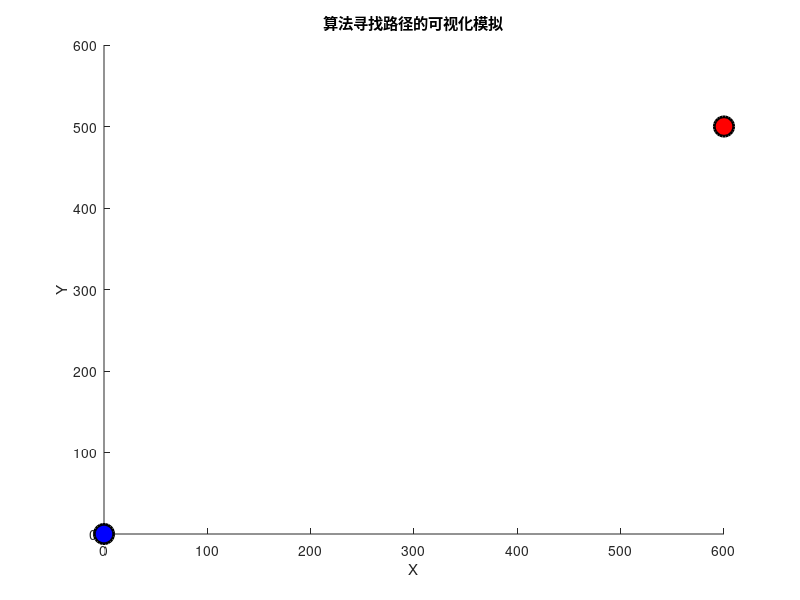

MATLAB code for this plot: (Note: this script raises an error after producing the figure.)
clc;clear all;close all;
%机器人地图或到达空间的边界
x_max = 600;
y_max = 600;
z_max = 600;
% 绘图以查看其收敛方式并为机器人找到最佳路径
figure()
axis([0 x_max 0 y_max 0 z_max])
title('算法寻找路径的可视化模拟')
xlabel('X')
ylabel('Y')
zlabel('Z')
hold on
compare = 40;                                        % 用于限制特定范围内移动的值
Max_num_Nodes = 1600;
q_start.config = [0 0 0];                           % 机器人初始位置
q_start.cost = 0;                                      % 到达节点的成本
q_start.parent = 0;                                  % parent 是它通过的节点
q_goal.config = [600 500 100];                % 目的地
q_goal.cost = 0;                                      % 成本的初始化
nodes(1) = q_start;                                 % 定义第一个节点作为起始位置
plot3(q_start.config(1), q_start.config(2), q_start.config(3), 'o',...
    'LineWidth',2,...
    'MarkerEdgeColor','k',...
    'MarkerFaceColor','b',...
    'MarkerSize',14);
plot3(q_goal.config(1), q_goal.config(2), q_goal.config(3), 'o',...
    'LineWidth',2,...
    'MarkerEdgeColor','k',...
    'MarkerFaceColor','r',...
    'MarkerSize',14);
%此处定义的障碍百分比
% 添加新障碍物和修改任何现有障碍物非常简单快捷，只需更改任何障碍物的参数
p_obstacle=[150,50,0];
size_obstacle=[120,100,200];
p_obstacle2=[350,350,0];
size_obstacle2=[100,100,180];
obstacle(size_obstacle,p_obstacle,1,[0 0 1]);
hold on
obstacle(size_obstacle2,p_obstacle2,1,[0 0 1]);
hold on
R0=40;x0=200;y0=400;z0=0;h1=180;
R02=30;x02=500;y02=150;z02=0;h2=190;
R03=50;x03=500;y03=300;z03=0;h3=160;
R04=40;x04=350;y04=250;z04=0;h4=190;
cyl_obs(x0,y0,z0,R0,h1)
cyl_obs(x02,y02,z02,R02,h2)
cyl_obs(x03,y03,z03,R03,h3)
cyl_obs(x04,y04,z04,R04,h4)

% 以矩阵形式提供每个障碍物的数据以供稍后使用
ob(1,1:6)=[p_obstacle(1), p_obstacle(2),p_obstacle(3), size_obstacle(1), size_obstacle(2), size_obstacle(3)];
ob(2,1:6)=[x0-R0, y0-R0,z0-R0 2*R0, 2*R0, h1];
ob(3,1:6)=[x02-R02, y02-R02, z02-R02 2*R02, 2*R02, h2];
ob(4,1:6)=[x03-R03, y03-R03, z03-R03, 2*R03, 2*R03, h3];
ob(5,1:6)=[p_obstacle2(1), p_obstacle2(2), p_obstacle2(3), size_obstacle2(1), size_obstacle2(2), size_obstacle2(3)];
ob(6,1:6)=[x04-R04, y04-R04, z04-R04, 2*R04, 2*R04, h4];

tic;
%计时开始
%RRT 算法从这里开始，循环继续直到节点数没有达到输入允许的最大值
for i = 1:1:Max_num_Nodes
    q_rand = [rand(1)*x_max rand(1)*y_max rand(1)*z_max];
    plot3(q_rand(1), q_rand(2), q_rand(3), 'x', 'Color',  [0 0.4470 0.7410]);
    hold on
    legend({'Start Node','Goal Node'},'Location','northeast')
    
    % 一个条件，使用 break 命令，如果机器人到达目标节点并满足要求，则退出循环
    for j = 1:1:length(nodes)
        if nodes(j).config == q_goal.config
            break
        end
    end
    
    % 比较当前节点和新节点之间的距离以从一组随机节点中找到最近的节点
    n_dist = [];
    for j = 1:1:length(nodes)
        n = nodes(j);
        dist_tmp = euc_dist_3d(n.config, q_rand);
        n_dist = [n_dist dist_tmp];
    end
    [val, idx] = min(n_dist);
    q_near = nodes(idx);
    q_new.config = move(q_rand, q_near.config, val, compare);
    
    
    % 以下'if'条件使用最后提供的函数检查找到的边缘是否与任何障碍物发生碰撞
    if ob_avoidance(q_rand, q_near.config, ob(1,:)) && ob_avoidance(q_rand, q_near.config, ob(2,:)) && ob_avoidance(q_rand, q_near.config, ob(3,:)) && ob_avoidance(q_rand, q_near.config, ob(4,:)) && ob_avoidance(q_rand, q_near.config, ob(5,:)) && ob_avoidance(q_rand, q_near.config, ob(6,:))
        line([q_near.config(1), q_new.config(1)], [q_near.config(2), q_new.config(2)], [q_near.config(3), q_new.config(3)], 'Color', 'm', 'LineWidth', 2);
        drawnow; % 此命令显示收敛的实际绘图
        hold on
        q_new.cost = euc_dist_3d(q_new.config, q_near.config) + q_near.cost;
        q_nearest = [];
        r = 50;
        neighbor_count = 1;
        for j = 1:1:length(nodes)
            if (euc_dist_3d(nodes(j).config, q_new.config)) <= r && ob_avoidance(q_rand, q_near.config, ob(1,:)) && ob_avoidance(q_rand, q_near.config, ob(2,:)) && ob_avoidance(q_rand, q_near.config, ob(3,:)) && ob_avoidance(q_rand, q_near.config, ob(4,:)) && ob_avoidance(q_rand, q_near.config, ob(5,:)) && ob_avoidance(q_rand, q_near.config, ob(6,:))
                q_nearest(neighbor_count).config = nodes(j).config;
                q_nearest(neighbor_count).cost = nodes(j).cost;
                neighbor_count = neighbor_count+1;
            end
        end
        
        % 比较通过不同节点到最近节点的成本，最后选择成本最低的节点
        q_min = q_near;
        C_min = q_new.cost;
        for k = 1:1:length(q_nearest)
            if q_nearest(k).cost + euc_dist_3d(q_nearest(k).config, q_new.config) < C_min && ob_avoidance(q_rand, q_near.config, ob(1,:)) && ob_avoidance(q_rand, q_near.config, ob(2,:)) && ob_avoidance(q_rand, q_near.config, ob(3,:)) && ob_avoidance(q_rand, q_near.config, ob(4,:)) && ob_avoidance(q_rand, q_near.config, ob(5,:)) && ob_avoidance(q_rand, q_near.config, ob(6,:))
                q_min = q_nearest(k);
                C_min = q_nearest(k).cost + euc_dist_3d(q_nearest(k).config, q_new.config);
                line([q_min.config(1), q_new.config(1)], [q_min.config(2), q_new.config(2)], [q_min.config(3), q_new.config(3)], 'Color', 'b');
                hold on
            end
        end
        
        for j = 1:1:length(nodes)
            if nodes(j).config == q_min.config
                q_new.parent = j;
            end
        end
        nodes = [nodes q_new];
    end
end
toc
% 通过形成具有距离的向量来寻找最短距离路径
D = [];
for j = 1:1:length(nodes)
    tmp_dist = euc_dist_3d(nodes(j).config, q_goal.config);
    D = [D tmp_dist];
end

% 比较上面形成的向量的元素并找到它的最小距离以获得最终路径如果最后选择的节点不是目标节点
% 我们替换它并在节点列表的末尾添加目标节点
[val, idx] = min(D);
q_goal.parent = idx;
q_end = q_goal;
nodes = [nodes q_goal];

% 以下循环有助于连接从最后一个节点到目标节点的路径，如果最大节点数不足以达到
while q_end.parent ~= 0
    start = q_end.parent;
    data1=line([q_end.config(1), nodes(start).config(1)], [q_end.config(2), nodes(start).config(2)], [q_end.config(3), nodes(start).config(3)], 'Color', 'g', 'LineWidth', 4);
    hold on
    q_end = nodes(start);
end
label(data1,'Final Path')